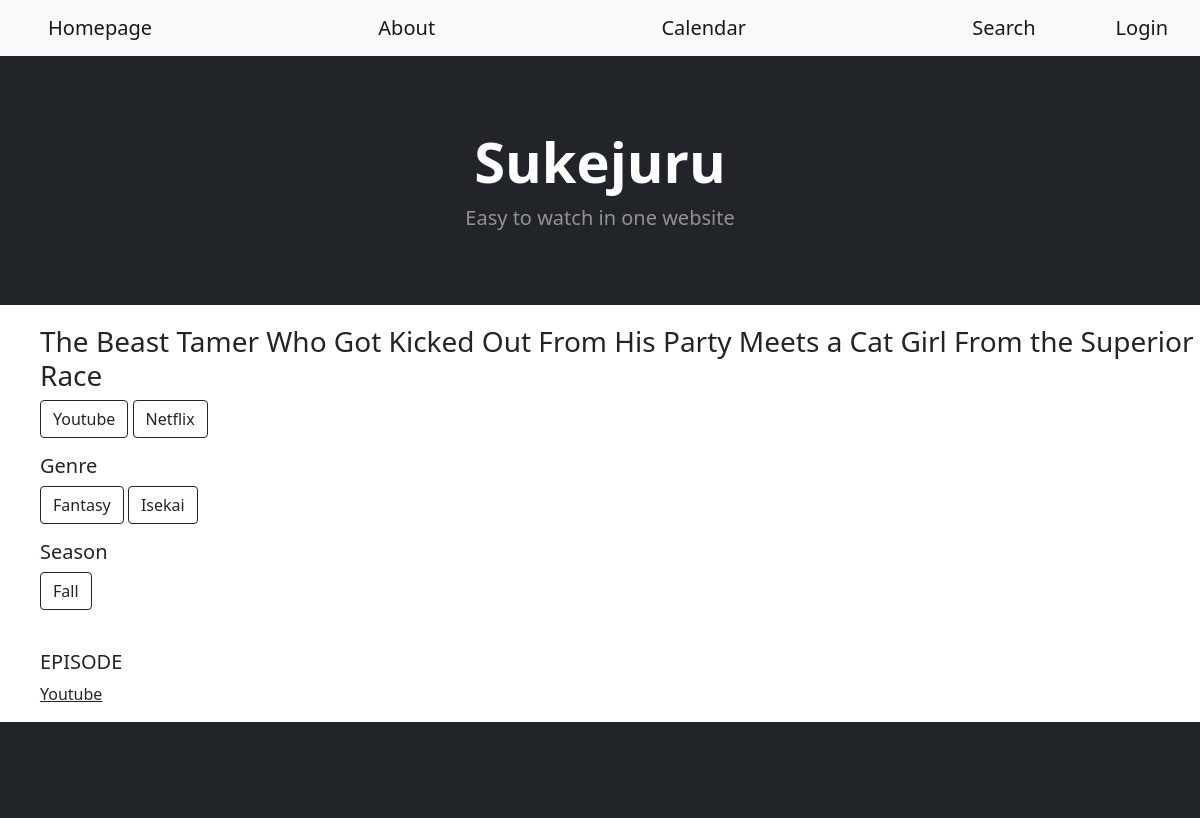
The app's page /home/6 with its own data.
### sekujuru_app/models.py (models this page shows, shortened)
class Anime(models.Model):
    anime_id = models.IntegerField(primary_key=True)
    anime_name = models.CharField(max_length=99)
    anime_image = models.CharField(max_length=999, default="https://upload.wikimedia.org/wikipedia/commons/thumb/d/d1/Image_not_available.png/640px-Image_not_available.png")
    description = models.CharField(max_length=999, default="-")
    platform = models.ManyToManyField(AnimePlatform, default=None)
    day = models.ManyToManyField(Day)
    time = models.TimeField()
    genre = models.ManyToManyField(Genre)
    season = models.ManyToManyField(Season)
    rating = models.IntegerField(default=5)

class AnimePlatform(models.Model):
    name = models.CharField(max_length=99)
    premium = models.BooleanField(default=False)
    def __str__(self):
        return f'{self.name}'

class Genre(models.Model):
    name = models.CharField(max_length=99)

class Season(models.Model):
    name = models.CharField(max_length=99)

### sekujuru_app/views.py (the view)
# urls.py: path('home/<int:id>', app_views.anime_page, name='anime_page'),
def anime_page(request, id):
    anime = Anime.objects.get(anime_id=id)
    for i in AnimePlatform.objects.all():
        ep = Episode.objects.filter(anime_id=id, platform_id=i.id)
        ani_got = AnimePlatform.objects.filter(anime=id, name=i.name)   # ดึงข้อมูลของ platform ทีละอัน
        if ep.exists() and not ani_got.exists():
            temp = AnimePlatform.objects.get(name=i.name)
            anime.platform.add(temp)
    c_platform = None
    episode = None
    if request.method == "GET":
        platform = request.GET.get("platform")
        try:
            c_platform = AnimePlatform.objects.get(name=platform)
            episode = Episode.objects.filter(anime_id=id, platform_id=c_platform.id)
        except:
            c_platform = AnimePlatform.objects.all().first()
            episode = Episode.objects.filter(anime_id=id, platform_id=c_platform.id)
    anime_platform = AnimePlatform.objects.filter(anime=id)
    context = {
        "anime": anime,
        "platform": anime_platform,
        "current_platform": c_platform,
        "genre": Genre.objects.filter(anime=id),
        "season": Season.objects.filter(anime=id),
        "episode": episode,
    }
    return render(request, 'Home/anime_page.html', context)

### sekujuru_app/templates/Home/anime_page.html (shortened to what this page needs)
{% extends 'layout.html' %}
{% load static %}
{% block content %}
<body>
    <div style="padding-left : 40px ; padding-top : 20px">
        <h3>{{anime.anime_name}}</h3>
        <form action="{% url 'anime_page' anime.anime_id %}" method="get">
            {% for pf in platform%}
            <input class="btn btn-outline-dark mt-auto" type="submit" value={{pf.name}} name="platform">
            {% endfor %}
        </form>
        <h5>Genre</h5>
        <form action="{% url 'search' %}" method="get">
        {% for gn in genre %}
            <input class="btn btn-outline-dark mt-auto" type="submit" value={{gn.name}} name="genre">
        {% endfor %}
        </form>
        <h5>Season</h5>
        <form action="{% url 'search' %}" method="get">
            {% for ss in season %}
            <input class="btn btn-outline-dark mt-auto" type="submit" value={{ss.name}} name="season">
            {% endfor %}
        </form>
        <br>
        <h5>EPISODE</h5> <p><u>{{current_platform}}</u></p>
    </div>
</body>
{% endblock %}

### records on screen
Anime: anime_name "The Beast Tamer Who Got Kicked Out From His Party Meets a Cat Girl From the Superior Race"
AnimePlatform: platform "Youtube", name "Youtube"
AnimePlatform: platform "Netflix"
Genre: genre "Fantasy"
Genre: genre "Isekai"
Season: season "Fall"
